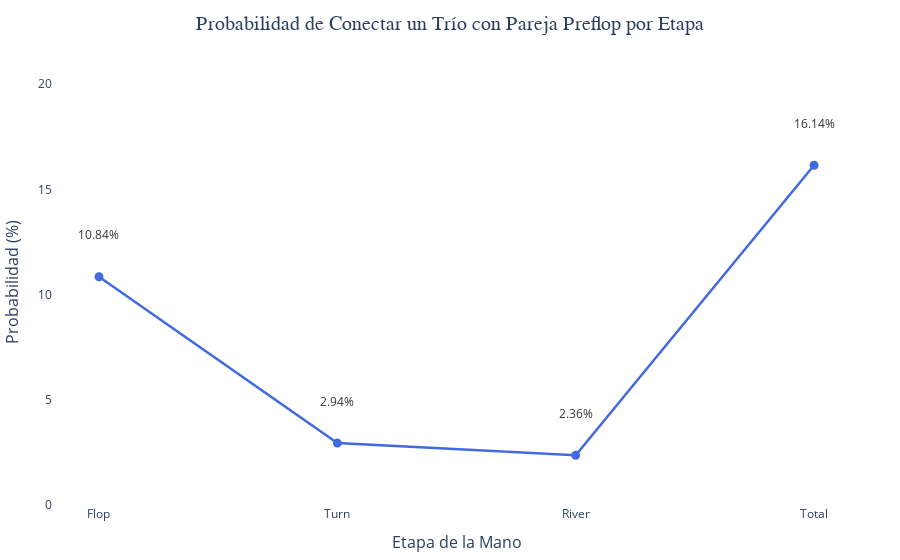

The code cell stored with this chart in its notebook:
### Code cell
# Visualización
fig = px.line(
    probabilities,  
    x='Etapa',     
    y='Probabilidad (%)',
    markers=True,   
    title="Probabilidad de Conectar un Trío con Pareja Preflop por Etapa",  
    labels={
        "Etapa": "Etapa de la Mano", 
        "Probabilidad (%)": "Probabilidad (%)"
    },
    color_discrete_sequence=['royalblue'] 
)

# Ajustes adicionales al diseño
fig.update_traces(
    line=dict(width=2.5), 
    marker=dict(size=9),  
)

fig.update_layout(
    title=dict(
        font=dict(size=20, family="Arial"),  
        x=0.5  
    ),
    xaxis=dict(
        title="Etapa de la Mano", 
        title_font=dict(size=16),  
        tickfont=dict(size=12),    
    ),
    yaxis=dict(
        title="Probabilidad (%)",  
        title_font=dict(size=16), 
        tickfont=dict(size=12),    
        range=[0, probabilities['Probabilidad (%)'].max() + 5] 
    ),
    plot_bgcolor="White", 
    margin=dict(l=40, r=40, t=60, b=40),  
)

# Anotaciones con los porcentajes
for i, row in probabilities.iterrows():
    fig.add_annotation(
        x=row['Etapa'],
        y=row['Probabilidad (%)'] + 2,
        text=f"{row['Probabilidad (%)']:.2f}%",
        showarrow=False,
        arrowhead=2,    
        ax=0, ay=-30,   
        font=dict(size=12, color="black"), 
        arrowcolor="black",  
        bgcolor="white",     
        opacity=0.8         
    )

fig.show()

### Figure 1 — Plotly figure (JSON) as saved in the notebook; plotly's stock layout.template omitted (floating-point values rounded to 4 significant figures)
{"data": [{"hovertemplate": "Etapa de la Mano=%{x}<br>Probabilidad (%)=%{y}<extra></extra>", "legendgroup": "", "line": {"color": "royalblue", "dash": "solid", "width": 2.5}, "marker": {"size": 9, "symbol": "circle"}, "mode": "lines+markers", "name": "", "orientation": "v", "showlegend": false, "type": "scatter", "x": ["Flop", "Turn", "River", "Total"], "xaxis": "x", "y": [10.84, 2.941, 2.36, 16.14], "yaxis": "y"}], "layout": {"annotations": [{"arrowcolor": "black", "arrowhead": 2, "ax": 0, "ay": -30, "bgcolor": "white", "font": {"color": "black", "size": 12}, "opacity": 0.8, "showarrow": false, "text": "10.84%", "x": "Flop", "y": 12.84}, {"arrowcolor": "black", "arrowhead": 2, "ax": 0, "ay": -30, "bgcolor": "white", "font": {"color": "black", "size": 12}, "opacity": 0.8, "showarrow": false, "text": "2.94%", "x": "Turn", "y": 4.941}, {"arrowcolor": "black", "arrowhead": 2, "ax": 0, "ay": -30, "bgcolor": "white", "font": {"color": "black", "size": 12}, "opacity": 0.8, "showarrow": false, "text": "2.36%", "x": "River", "y": 4.36}, {"arrowcolor": "black", "arrowhead": 2, "ax": 0, "ay": -30, "bgcolor": "white", "font": {"color": "black", "size": 12}, "opacity": 0.8, "showarrow": false, "text": "16.14%", "x": "Total", "y": 18.14}], "legend": {"tracegroupgap": 0}, "margin": {"b": 40, "l": 40, "r": 40, "t": 60}, "plot_bgcolor": "White", "title": {"font": {"family": "Arial", "size": 20}, "text": "Probabilidad de Conectar un Trío con Pareja Preflop por Etapa", "x": 0.5}, "xaxis": {"anchor": "y", "domain": [0, 1], "tickfont": {"size": 12}, "title": {"font": {"size": 16}, "text": "Etapa de la Mano"}}, "yaxis": {"anchor": "x", "domain": [0, 1], "range": [0, 21.14], "tickfont": {"size": 12}, "title": {"font": {"size": 16}, "text": "Probabilidad (%)"}}}}
